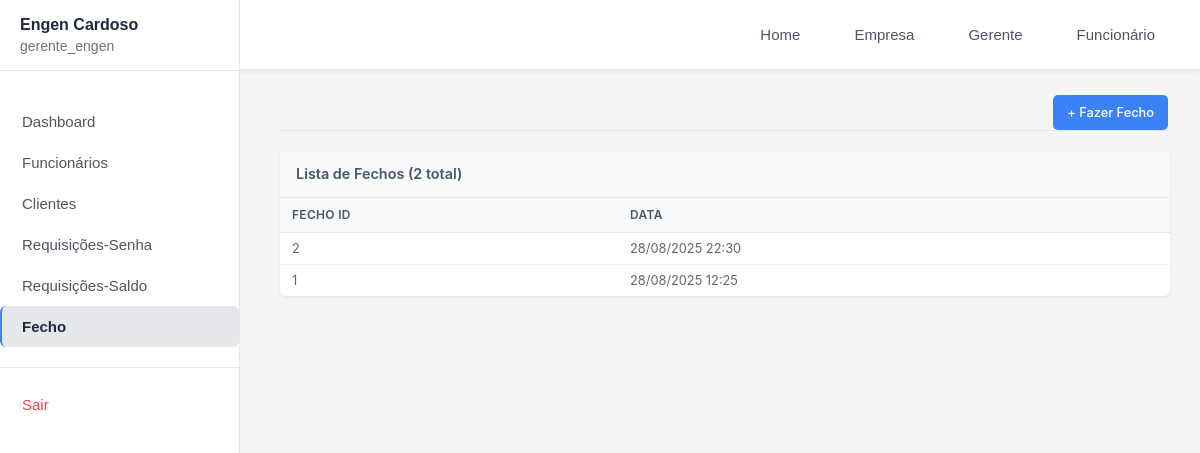
Before: /gerente/fecho/ (signed in) with the older database file.
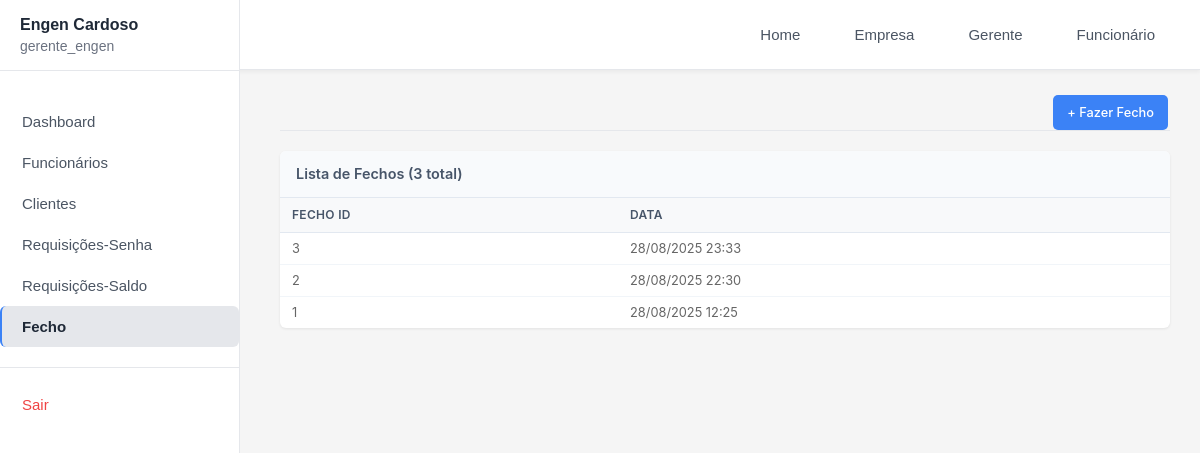
After: the same page with the newer database file.
### gerente/models.py (models this page shows, shortened)
class Fecho(models.Model):
    empresa = models.ForeignKey(Empresa, on_delete=models.CASCADE, related_name='fechos', null=True, blank=True)
    data = models.DateTimeField(default=timezone.now)
    class Meta:
        verbose_name = "Fecho"
        verbose_name_plural = "Fechos"
        ordering = ['-data']

### gerente/views.py (the view)
# urls.py: path('fecho/', views.fecho, name='fecho'),
@login_required(login_url='/gerente/login')
@user_passes_test(is_gerente, login_url='/login')
def fecho(request):
    empresa = get_empresa_usuario(request.user)
    if not empresa:
        messages.error(request, 'Empresa não encontrada.')
        return redirect('login')
    fechos = Fecho.objects.filter(empresa=empresa).order_by('-data')
    context = {
        'fechos': fechos,
    }
    return render(request, 'gerente/fecho.html', context)

### gerente/context_processors.py (called while the page is built)
def empresa_context(request):
    if request.user.is_authenticated:
        try:
            if hasattr(request.user, 'empresa_gerenciada'):
                return {'empresa_atual': request.user.empresa_gerenciada}
            elif hasattr(request.user, 'funcionario'):
                return {'empresa_atual': request.user.funcionario.empresa}
        except:
            pass
    return {'empresa_atual': None}

### gerente/views.py (called while the page is built)
def is_gerente(user):
  return user.groups.filter(name='Gerente').exists()

def get_empresa_usuario(user):
   try:
       if hasattr(user, 'empresa_gerenciada'):
           return user.empresa_gerenciada
       elif hasattr(user, 'funcionario'):
           return user.funcionario.empresa
   except:
       pass
   return None

### templates/gerente/fecho.html (shortened to what this page needs)
{% extends 'gerente/base.html' %}
{% block content %}
<div class="fechos-content">
    <div class="content-header">
        <a href="{% url 'fazer_fecho' %}" class="btn-primary">
            + Fazer Fecho
        </a>
    </div>
    <div class="table-container">
        <div class="table-header">
            <h3>Lista de Fechos ({{ fechos.count }} total)</h3>
        </div>
        <div class="table-wrapper">
            {% if fechos %}
            <table>
                <thead>
                    <tr>
                        <th>Fecho ID</th>
                        <th>Data</th>
                    </tr>
                </thead>
                <tbody>
                    {% for fecho in fechos %}
                    <tr>
                        <td>{{ fecho.id }}</td>
                        <td>{{ fecho.data|date:"d/m/Y H:i" }}</td>
                    </tr>
                    {% endfor %}
                </tbody>
            </table>
            {% endif %}
        </div>
    </div>
</div>
{% endblock %}

Changed rows visible on the page:
added Fecho: id "3", data "28/08/2025 23:33"
Other visible differences:
{{ fechos.count }}: "2" → "3"
